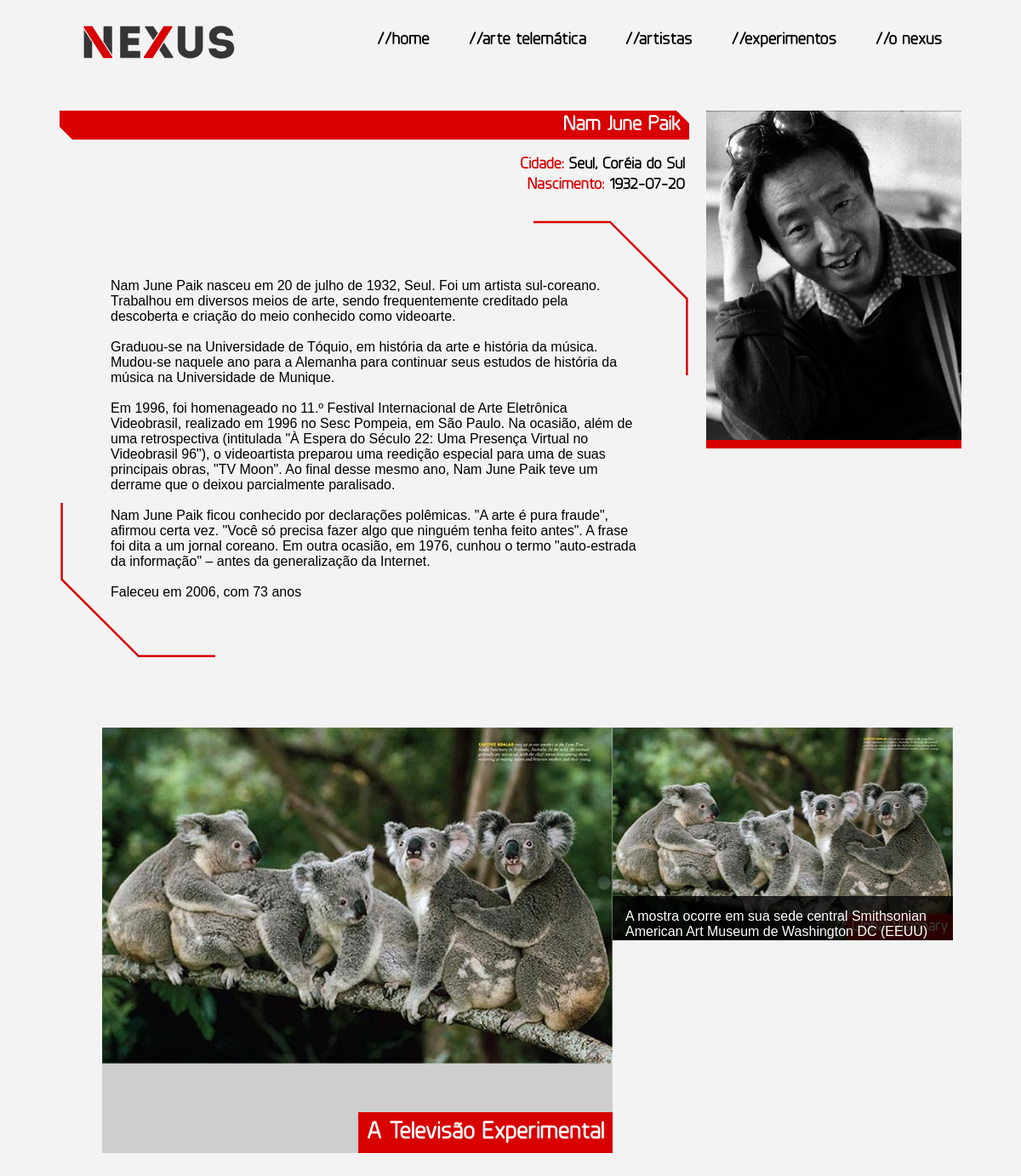
The app's page /artista-individual.php?cod_autor=6 with its own data.
### tables this page shows
CREATE TABLE IF NOT EXISTS `autor` (
  `cod_autor` int(4) NOT NULL,
  `nome` varchar(30) NOT NULL,
  `local_nasc` varchar(30) NOT NULL,
  `texto` text NOT NULL,
  `data_nasc` date NOT NULL,
  `img_url` varchar(300) DEFAULT NULL
);

CREATE TABLE IF NOT EXISTS `obras` (
  `cod_obra` int(4) NOT NULL,
  `nome` varchar(90) NOT NULL,
  `data` date NOT NULL,
  `texto` text NOT NULL,
  `destaque` tinyint(1) NOT NULL DEFAULT '0',
  `local` varchar(60) DEFAULT NULL
);

### artista-individual.php (the view, shortened to what this page needs)
<?php
	include "header-interno.php";
	$cod_autor = $_GET['cod_autor'];
	$artistaIndividual_result = mysql_query("SELECT * FROM autor WHERE autor.cod_autor = $cod_autor") or die(mysql_error());
	$row = mysql_fetch_assoc($artistaIndividual_result);
?>
	<section class="container cf" role="main">
		<article class="container cf">
			<div class="wrapper-fl-left">
				<h2 class="nome-artista-individual"><?php echo $row['nome']; ?></h2>
				<h3 class="info-artista-individual">
					Cidade: <span><?php echo $row['local_nasc']; ?></span></h3>
				<h3 class="info-artista-individual">
					Nascimento: <span><?php echo $row['data_nasc']; ?></span>
				</h3>
				<p class="box-texto-corner">
					<?php echo $row['texto']; ?>
				</p>
			</div>
			<img class="img-artista-individual" src="assets/img/content/autor/<?php echo $row['img_url'] ?>" width="300">
		</article>
		<ul class="obras-artista-highlights cf">
			<?php
				$obrasArtista_result = mysql_query("SELECT obras.cod_obra, obras.nome, obras.destaque, obras.texto FROM obras INNER JOIN autor_x_obras ON autor_x_obras.cod_obra = obras.cod_obra WHERE autor_x_obras.cod_autor = $cod_autor ORDER BY obras.destaque DESC") or die(mysql_error());
				$registros = mysql_num_rows($obrasArtista_result);
				if($registros >= 1){
					while($row = mysql_fetch_assoc($obrasArtista_result)) {
				?>
				<li class="obras-artista-highlights-item">
					<a href="experimento-individual.php?cod_obra=<?php echo $row['cod_obra'] ?>">
						<img src="k2.jpg">
					</a>
					<a href="experimento-individual.php?cod_obra=<?php echo $row['cod_obra'] ?>">
						<h3><?php echo $row['nome']; ?></h3>
					</a>
					<p><?php echo $row['texto']; ?></p>
				</li>
				<?php }
				}
				else{
					echo "Nadinha";
				}
				?>
		</ul>
	</section>
</body>
</html>

### assets/css/style.css (style rules this page uses)
.ctr,.container { margin:0 auto }
.cf:before,.cf:after { content:" ";display:table; }
.cf:after { clear:both }
.cf { zoom:1 }
*,:after,:before { -webkit-box-sizing:border-box;-moz-box-sizing:border-box;box-sizing:border-box }
body { background:#f3f3f3 }
.container { width:1060px;height:auto; }
.box-texto-corner { width:100%;padding:60px 60px;margin:40px 0;min-height:220px;color:#000;position:relative; }
.box-texto-corner:before { content:" ";background:url("../../src/img/corner.svg") no-repeat;position:absolute;left:0;bottom:-20px;width:195px;height:195px }
.box-texto-corner:after { content:" ";background:url("../../src/img/corner.svg") no-repeat;position:absolute;top:-20px;right:0;transform:rotate(180deg);width:195px;height:195px }
.nome-artista-individual { text-align:right;color:#fff;background:#d80000;width:740px;padding:5px 10px;font-family:'Planer',sans-serif;margin-top:0;position:relative; }
.nome-artista-individual:before { content:"";width:0;height:0;position:absolute;left:0;bottom:0;border-bottom:15px solid #f3f3f3;border-right:15px solid transparent }
.nome-artista-individual:after { content:"";width:0;height:0;position:absolute;right:0;top:0;border-top:15px solid #f3f3f3;border-left:15px solid transparent }
.info-artista-individual { text-align:right;color:#d80000;padding-right:5px;margin:5px 0;font-family:'Planer',sans-serif; }
.info-artista-individual span { color:#000 }
.img-artista-individual { margin-left:20px;float:left;width:300px;border-bottom:10px #d80000 solid }
.wrapper-fl-left { float:left;width:auto;max-width:740px;height:auto }
.obras-artista-highlights { width:100%;margin:50px }
.obras-artista-highlights-item { width:400px;height:250px;float:left;position:relative;background:#cecece;overflow:hidden; }
.obras-artista-highlights-item:first-child { width:600px;height:500px }
.obras-artista-highlights-item img { width:100% }
.obras-artista-highlights-item p { position:absolute;bottom:-500px;padding:15px;background:rgba(0,0,0,0.8);color:#fff;margin:0;-webkit-transition:all .9s ease 0s;-moz-transition:all .9s ease 0s;-o-transition:all .9s ease 0s;transition:all .9s ease 0s }
.obras-artista-highlights-item h3,.obras-artista-highlights-item:first-child h3 { width:auto;background:#d80000;position:absolute;bottom:0;right:0;margin:0;color:#fff;text-align:right;-webkit-transition:all .5s ease 0s;-moz-transition:all .5s ease 0s;-o-transition:all .5s ease 0s;transition:all .5s ease 0s;font-family:'Planer',sans-serif }
.obras-artista-highlights-item h3 { font-size:18px;padding:6px }
.obras-artista-highlights-item:first-child h3 { font-size:28px;padding:10px }

### records on screen
autor: nome "Nam June Paik", local_nasc "Seul, Coréia do Sul", data_nasc "1932-07-20", texto "Nam June Paik nasceu em 20 de julho de 1932, Seul. Foi um artista sul-coreano. Trabalhou em diversos meios de arte, sendo frequentemente creditado pela descoberta e criação do meio conhecido como videoarte. Graduou-se na Universidade de Tóquio, em história da arte e história da música. Mudou-se naquele ano para a Alemanha para continuar seus estudos de história da música na Universidade de Munique. Em 1996, foi homenageado no 11.º Festival Internacional de Arte Eletrônica Videobrasil, realizado em 1996 no Sesc Pompeia, em São Paulo. Na ocasião, além de uma retrospectiva (intitulada \"À Espera do Século 22: Uma Presença Virtual no Videobrasil 96\"), o videoartista preparou uma reedição…", img_url (picture)
obras: nome "A Televisão Experimental"
obras: nome "Global Visionary", texto "A mostra ocorre em sua sede central Smithsonian American Art Museum de Washington DC (EEUU)…"
